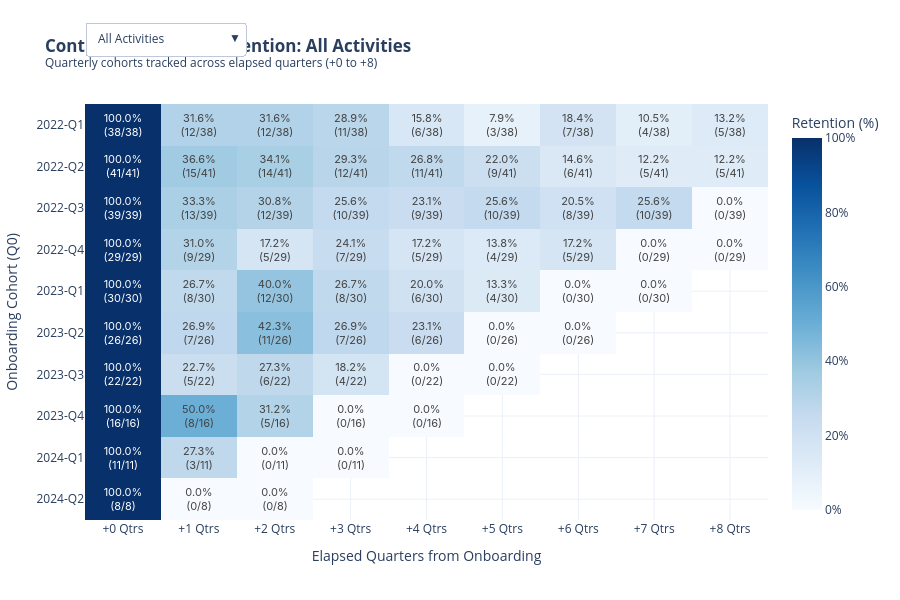

This figure's notebook cell:
### Markdown cell above
### Visualization 1: Cohort Activity Retention Heatmap (Triangle Matrix)

* **X-axis**: Elapsed Quarters from Onboarding ($+0$ to $+8$ quarters).
* **Y-axis**: Onboarding Cohort Quarter ($Q_0$).
* **Cell Values**: Retention rate (%) with active / total contributor annotations.
* **Interactive Dropdown**: Allows filtering between **All Activities**, **Code & Pull Requests**, **Code Reviews**, and **Issues & Triaging**.

### Code cell
fig_heatmap = go.Figure()

categories_data = [
    ("All Activities", z_all, text_all, True),
    ("Code & Pull Requests", z_code, text_code, False),
    ("Code Reviews", z_review, text_review, False),
    ("Issues & Triaging", z_issues, text_issues, False),
]

for name, z_mat, text_mat, vis in categories_data:
    fig_heatmap.add_trace(go.Heatmap(
        z=z_mat,
        x=col_names,
        y=cohort_list,
        text=text_mat,
        texttemplate="%{text}",
        textfont={"size": 11, "family": "Inter, Arial, sans-serif"},
        colorscale="Blues",
        zmin=0,
        zmax=100,
        colorbar=dict(title="Retention (%)", ticksuffix="%"),
        name=name,
        visible=vis,
        hoverongaps=False,
        hovertemplate="<b>Cohort</b>: %{y}<br><b>Elapsed</b>: %{x}<br><b>Retention</b>: %{z:.1f}%<extra></extra>"
    ))

buttons = []
for i, (name, _, _, _) in enumerate(categories_data):
    vis_arr = [False] * len(categories_data)
    vis_arr[i] = True
    buttons.append(dict(
        label=name,
        method="update",
        args=[
            {"visible": vis_arr},
            {"title": f"<b>Contributor Cohort Retention: {name}</b><br><sup>Quarterly cohorts tracked across elapsed quarters (+0 to +8)</sup>"}
        ]
    ))

fig_heatmap.update_layout(
    title="<b>Contributor Cohort Retention: All Activities</b><br><sup>Quarterly cohorts tracked across elapsed quarters (+0 to +8)</sup>",
    xaxis=dict(title="Elapsed Quarters from Onboarding", side="bottom"),
    yaxis=dict(title="Onboarding Cohort (Q0)", autorange="reversed"),
    updatemenus=[dict(
        active=0,
        buttons=buttons,
        direction="down",
        pad={"r": 10, "t": 10},
        showactive=True,
        x=0.0,
        xanchor="left",
        y=1.22,
        yanchor="top"
    )],
    height=600,
    width=900,
    template="plotly_white"
)

fig_heatmap.show()

### Figure 1 — Plotly figure (JSON) as saved in the notebook; plotly's stock layout.template omitted (floating-point values rounded to 4 significant figures)
{"data": [{"colorbar": {"ticksuffix": "%", "title": {"text": "Retention (%)"}}, "colorscale": [[0.0, "rgb(247,251,255)"], [0.125, "rgb(222,235,247)"], [0.25, "rgb(198,219,239)"], [0.375, "rgb(158,202,225)"], [0.5, "rgb(107,174,214)"], [0.625, "rgb(66,146,198)"], [0.75, "rgb(33,113,181)"], [0.875, "rgb(8,81,156)"], [1.0, "rgb(8,48,107)"]], "hoverongaps": false, "hovertemplate": "<b>Cohort</b>: %{y}<br><b>Elapsed</b>: %{x}<br><b>Retention</b>: %{z:.1f}%<extra></extra>", "name": "All Activities", "text": [["100.0%<br>(38/38)", "31.6%<br>(12/38)", "31.6%<br>(12/38)", "28.9%<br>(11/38)", "15.8%<br>(6/38)", "7.9%<br>(3/38)", "18.4%<br>(7/38)", "10.5%<br>(4/38)", "13.2%<br>(5/38)"], ["100.0%<br>(41/41)", "36.6%<br>(15/41)", "34.1%<br>(14/41)", "29.3%<br>(12/41)", "26.8%<br>(11/41)", "22.0%<br>(9/41)", "14.6%<br>(6/41)", "12.2%<br>(5/41)", "12.2%<br>(5/41)"], ["100.0%<br>(39/39)", "33.3%<br>(13/39)", "30.8%<br>(12/39)", "25.6%<br>(10/39)", "23.1%<br>(9/39)", "25.6%<br>(10/39)", "20.5%<br>(8/39)", "25.6%<br>(10/39)", "0.0%<br>(0/39)"], ["100.0%<br>(29/29)", "31.0%<br>(9/29)", "17.2%<br>(5/29)", "24.1%<br>(7/29)", "17.2%<br>(5/29)", "13.8%<br>(4/29)", "17.2%<br>(5/29)", "0.0%<br>(0/29)", "0.0%<br>(0/29)"], ["100.0%<br>(30/30)", "26.7%<br>(8/30)", "40.0%<br>(12/30)", "26.7%<br>(8/30)", "20.0%<br>(6/30)", "13.3%<br>(4/30)", "0.0%<br>(0/30)", "0.0%<br>(0/30)", ""], ["100.0%<br>(26/26)", "26.9%<br>(7/26)", "42.3%<br>(11/26)", "26.9%<br>(7/26)", "23.1%<br>(6/26)", "0.0%<br>(0/26)", "0.0%<br>(0/26)", "", ""], ["100.0%<br>(22/22)", "22.7%<br>(5/22)", "27.3%<br>(6/22)", "18.2%<br>(4/22)", "0.0%<br>(0/22)", "0.0%<br>(0/22)", "", "", ""], ["100.0%<br>(16/16)", "50.0%<br>(8/16)", "31.2%<br>(5/16)", "0.0%<br>(0/16)", "0.0%<br>(0/16)", "", "", "", ""], ["100.0%<br>(11/11)", "27.3%<br>(3/11)", "0.0%<br>(0/11)", "0.0%<br>(0/11)", "", "", "", "", ""], ["100.0%<br>(8/8)", "0.0%<br>(0/8)", "0.0%<br>(0/8)", "", "", "", "", "", ""]], "textfont": {"family": "Inter, Arial, sans-serif", "size": 11}, "texttemplate": "%{text}", "type": "heatmap", "visible": true, "x": ["+0 Qtrs", "+1 Qtrs", "+2 Qtrs", "+3 Qtrs", "+4 Qtrs", "+5 Qtrs", "+6 Qtrs", "+7 Qtrs", "+8 Qtrs"], "y": ["2022-Q1", "2022-Q2", "2022-Q3", "2022-Q4", "2023-Q1", "2023-Q2", "2023-Q3", "2023-Q4", "2024-Q1", "2024-Q2"], "z": [[100.0, 31.58, 31.58, 28.95, 15.79, 7.895, 18.42, 10.53, 13.16], [100.0, 36.59, 34.15, 29.27, 26.83, 21.95, 14.63, 12.2, 12.2], [100.0, 33.33, 30.77, 25.64, 23.08, 25.64, 20.51, 25.64, 0.0], [100.0, 31.03, 17.24, 24.14, 17.24, 13.79, 17.24, 0.0, 0.0], [100.0, 26.67, 40.0, 26.67, 20.0, 13.33, 0.0, 0.0, NaN], [100.0, 26.92, 42.31, 26.92, 23.08, 0.0, 0.0, NaN, NaN], [100.0, 22.73, 27.27, 18.18, 0.0, 0.0, NaN, NaN, NaN], [100.0, 50.0, 31.25, 0.0, 0.0, NaN, NaN, NaN, NaN], [100.0, 27.27, 0.0, 0.0, NaN, NaN, NaN, NaN, NaN], [100.0, 0.0, 0.0, NaN, NaN, NaN, NaN, NaN, NaN]], "zmax": 100, "zmin": 0}, {"colorbar": {"ticksuffix": "%", "title": {"text": "Retention (%)"}}, "colorscale": [[0.0, "rgb(247,251,255)"], [0.125, "rgb(222,235,247)"], [0.25, "rgb(198,219,239)"], [0.375, "rgb(158,202,225)"], [0.5, "rgb(107,174,214)"], [0.625, "rgb(66,146,198)"], [0.75, "rgb(33,113,181)"], [0.875, "rgb(8,81,156)"], [1.0, "rgb(8,48,107)"]], "hoverongaps": false, "hovertemplate": "<b>Cohort</b>: %{y}<br><b>Elapsed</b>: %{x}<br><b>Retention</b>: %{z:.1f}%<extra></extra>", "name": "Code & Pull Requests", "text": [["78.9%<br>(30/38)", "31.6%<br>(12/38)", "26.3%<br>(10/38)", "23.7%<br>(9/38)", "10.5%<br>(4/38)", "7.9%<br>(3/38)", "10.5%<br>(4/38)", "7.9%<br>(3/38)", "7.9%<br>(3/38)"], ["85.4%<br>(35/41)", "34.1%<br>(14/41)", "31.7%<br>(13/41)", "26.8%<br>(11/41)", "26.8%<br>(11/41)", "22.0%<br>(9/41)", "12.2%<br>(5/41)", "12.2%<br>(5/41)", "7.3%<br>(3/41)"], ["69.2%<br>(27/39)", "28.2%<br>(11/39)", "28.2%<br>(11/39)", "25.6%<br>(10/39)", "20.5%<br>(8/39)", "20.5%<br>(8/39)", "20.5%<br>(8/39)", "25.6%<br>(10/39)", "0.0%<br>(0/39)"], ["79.3%<br>(23/29)", "24.1%<br>(7/29)", "17.2%<br>(5/29)", "24.1%<br>(7/29)", "13.8%<br>(4/29)", "13.8%<br>(4/29)", "10.3%<br>(3/29)", "0.0%<br>(0/29)", "0.0%<br>(0/29)"], ["80.0%<br>(24/30)", "23.3%<br>(7/30)", "36.7%<br>(11/30)", "23.3%<br>(7/30)", "13.3%<br>(4/30)", "13.3%<br>(4/30)", "0.0%<br>(0/30)", "0.0%<br>(0/30)", ""], ["73.1%<br>(19/26)", "26.9%<br>(7/26)", "38.5%<br>(10/26)", "26.9%<br>(7/26)", "19.2%<br>(5/26)", "0.0%<br>(0/26)", "0.0%<br>(0/26)", "", ""], ["72.7%<br>(16/22)", "22.7%<br>(5/22)", "27.3%<br>(6/22)", "13.6%<br>(3/22)", "0.0%<br>(0/22)", "0.0%<br>(0/22)", "", "", ""], ["68.8%<br>(11/16)", "43.8%<br>(7/16)", "25.0%<br>(4/16)", "0.0%<br>(0/16)", "0.0%<br>(0/16)", "", "", "", ""], ["45.5%<br>(5/11)", "27.3%<br>(3/11)", "0.0%<br>(0/11)", "0.0%<br>(0/11)", "", "", "", "", ""], ["75.0%<br>(6/8)", "0.0%<br>(0/8)", "0.0%<br>(0/8)", "", "", "", "", "", ""]], "textfont": {"family": "Inter, Arial, sans-serif", "size": 11}, "texttemplate": "%{text}", "type": "heatmap", "visible": false, "x": ["+0 Qtrs", "+1 Qtrs", "+2 Qtrs", "+3 Qtrs", "+4 Qtrs", "+5 Qtrs", "+6 Qtrs", "+7 Qtrs", "+8 Qtrs"], "y": ["2022-Q1", "2022-Q2", "2022-Q3", "2022-Q4", "2023-Q1", "2023-Q2", "2023-Q3", "2023-Q4", "2024-Q1", "2024-Q2"], "z": [[78.95, 31.58, 26.32, 23.68, 10.53, 7.895, 10.53, 7.895, 7.895], [85.37, 34.15, 31.71, 26.83, 26.83, 21.95, 12.2, 12.2, 7.317], [69.23, 28.21, 28.21, 25.64, 20.51, 20.51, 20.51, 25.64, 0.0], [79.31, 24.14, 17.24, 24.14, 13.79, 13.79, 10.34, 0.0, 0.0], [80.0, 23.33, 36.67, 23.33, 13.33, 13.33, 0.0, 0.0, NaN], [73.08, 26.92, 38.46, 26.92, 19.23, 0.0, 0.0, NaN, NaN], [72.73, 22.73, 27.27, 13.64, 0.0, 0.0, NaN, NaN, NaN], [68.75, 43.75, 25.0, 0.0, 0.0, NaN, NaN, NaN, NaN], [45.45, 27.27, 0.0, 0.0, NaN, NaN, NaN, NaN, NaN], [75.0, 0.0, 0.0, NaN, NaN, NaN, NaN, NaN, NaN]], "zmax": 100, "zmin": 0}, {"colorbar": {"ticksuffix": "%", "title": {"text": "Retention (%)"}}, "colorscale": [[0.0, "rgb(247,251,255)"], [0.125, "rgb(222,235,247)"], [0.25, "rgb(198,219,239)"], [0.375, "rgb(158,202,225)"], [0.5, "rgb(107,174,214)"], [0.625, "rgb(66,146,198)"], [0.75, "rgb(33,113,181)"], [0.875, "rgb(8,81,156)"], [1.0, "rgb(8,48,107)"]], "hoverongaps": false, "hovertemplate": "<b>Cohort</b>: %{y}<br><b>Elapsed</b>: %{x}<br><b>Retention</b>: %{z:.1f}%<extra></extra>", "name": "Code Reviews", "text": [["39.5%<br>(15/38)", "23.7%<br>(9/38)", "23.7%<br>(9/38)", "21.1%<br>(8/38)", "10.5%<br>(4/38)", "5.3%<br>(2/38)", "10.5%<br>(4/38)", "7.9%<br>(3/38)", "5.3%<br>(2/38)"], ["53.7%<br>(22/41)", "34.1%<br>(14/41)", "29.3%<br>(12/41)", "22.0%<br>(9/41)", "19.5%<br>(8/41)", "17.1%<br>(7/41)", "12.2%<br>(5/41)", "12.2%<br>(5/41)", "9.8%<br>(4/41)"], ["48.7%<br>(19/39)", "28.2%<br>(11/39)", "28.2%<br>(11/39)", "20.5%<br>(8/39)", "17.9%<br>(7/39)", "17.9%<br>(7/39)", "17.9%<br>(7/39)", "23.1%<br>(9/39)", "0.0%<br>(0/39)"], ["41.4%<br>(12/29)", "24.1%<br>(7/29)", "13.8%<br>(4/29)", "24.1%<br>(7/29)", "10.3%<br>(3/29)", "13.8%<br>(4/29)", "13.8%<br>(4/29)", "0.0%<br>(0/29)", "0.0%<br>(0/29)"], ["53.3%<br>(16/30)", "20.0%<br>(6/30)", "20.0%<br>(6/30)", "16.7%<br>(5/30)", "13.3%<br>(4/30)", "13.3%<br>(4/30)", "0.0%<br>(0/30)", "0.0%<br>(0/30)", ""], ["61.5%<br>(16/26)", "23.1%<br>(6/26)", "26.9%<br>(7/26)", "26.9%<br>(7/26)", "23.1%<br>(6/26)", "0.0%<br>(0/26)", "0.0%<br>(0/26)", "", ""], ["40.9%<br>(9/22)", "22.7%<br>(5/22)", "27.3%<br>(6/22)", "9.1%<br>(2/22)", "0.0%<br>(0/22)", "0.0%<br>(0/22)", "", "", ""], ["62.5%<br>(10/16)", "43.8%<br>(7/16)", "18.8%<br>(3/16)", "0.0%<br>(0/16)", "0.0%<br>(0/16)", "", "", "", ""], ["27.3%<br>(3/11)", "27.3%<br>(3/11)", "0.0%<br>(0/11)", "0.0%<br>(0/11)", "", "", "", "", ""], ["37.5%<br>(3/8)", "0.0%<br>(0/8)", "0.0%<br>(0/8)", "", "", "", "", "", ""]], "textfont": {"family": "Inter, Arial, sans-serif", "size": 11}, "texttemplate": "%{text}", "type": "heatmap", "visible": false, "x": ["+0 Qtrs", "+1 Qtrs", "+2 Qtrs", "+3 Qtrs", "+4 Qtrs", "+5 Qtrs", "+6 Qtrs", "+7 Qtrs", "+8 Qtrs"], "y": ["2022-Q1", "2022-Q2", "2022-Q3", "2022-Q4", "2023-Q1", "2023-Q2", "2023-Q3", "2023-Q4", "2024-Q1", "2024-Q2"], "z": [[39.47, 23.68, 23.68, 21.05, 10.53, 5.263, 10.53, 7.895, 5.263], [53.66, 34.15, 29.27, 21.95, 19.51, 17.07, 12.2, 12.2, 9.756], [48.72, 28.21, 28.21, 20.51, 17.95, 17.95, 17.95, 23.08, 0.0], [41.38, 24.14, 13.79, 24.14, 10.34, 13.79, 13.79, 0.0, 0.0], [53.33, 20.0, 20.0, 16.67, 13.33, 13.33, 0.0, 0.0, NaN], [61.54, 23.08, 26.92, 26.92, 23.08, 0.0, 0.0, NaN, NaN], [40.91, 22.73, 27.27, 9.091, 0.0, 0.0, NaN, NaN, NaN], [62.5, 43.75, 18.75, 0.0, 0.0, NaN, NaN, NaN, NaN], [27.27, 27.27, 0.0, 0.0, NaN, NaN, NaN, NaN, NaN], [37.5, 0.0, 0.0, NaN, NaN, NaN, NaN, NaN, NaN]], "zmax": 100, "zmin": 0}, {"colorbar": {"ticksuffix": "%", "title": {"text": "Retention (%)"}}, "colorscale": [[0.0, "rgb(247,251,255)"], [0.125, "rgb(222,235,247)"], [0.25, "rgb(198,219,239)"], [0.375, "rgb(158,202,225)"], [0.5, "rgb(107,174,214)"], [0.625, "rgb(66,146,198)"], [0.75, "rgb(33,113,181)"], [0.875, "rgb(8,81,156)"], [1.0, "rgb(8,48,107)"]], "hoverongaps": false, "hovertemplate": "<b>Cohort</b>: %{y}<br><b>Elapsed</b>: %{x}<br><b>Retention</b>: %{z:.1f}%<extra></extra>", "name": "Issues & Triaging", "text": [["71.1%<br>(27/38)", "28.9%<br>(11/38)", "28.9%<br>(11/38)", "26.3%<br>(10/38)", "15.8%<br>(6/38)", "5.3%<br>(2/38)", "18.4%<br>(7/38)", "10.5%<br>(4/38)", "13.2%<br>(5/38)"], ["63.4%<br>(26/41)", "31.7%<br>(13/41)", "24.4%<br>(10/41)", "24.4%<br>(10/41)", "19.5%<br>(8/41)", "22.0%<br>(9/41)", "14.6%<br>(6/41)", "12.2%<br>(5/41)", "12.2%<br>(5/41)"], ["69.2%<br>(27/39)", "30.8%<br>(12/39)", "30.8%<br>(12/39)", "20.5%<br>(8/39)", "23.1%<br>(9/39)", "25.6%<br>(10/39)", "17.9%<br>(7/39)", "25.6%<br>(10/39)", "0.0%<br>(0/39)"], ["75.9%<br>(22/29)", "24.1%<br>(7/29)", "17.2%<br>(5/29)", "24.1%<br>(7/29)", "17.2%<br>(5/29)", "13.8%<br>(4/29)", "13.8%<br>(4/29)", "0.0%<br>(0/29)", "0.0%<br>(0/29)"], ["63.3%<br>(19/30)", "23.3%<br>(7/30)", "26.7%<br>(8/30)", "20.0%<br>(6/30)", "20.0%<br>(6/30)", "13.3%<br>(4/30)", "0.0%<br>(0/30)", "0.0%<br>(0/30)", ""], ["50.0%<br>(13/26)", "26.9%<br>(7/26)", "42.3%<br>(11/26)", "26.9%<br>(7/26)", "19.2%<br>(5/26)", "0.0%<br>(0/26)", "0.0%<br>(0/26)", "", ""], ["50.0%<br>(11/22)", "22.7%<br>(5/22)", "22.7%<br>(5/22)", "13.6%<br>(3/22)", "0.0%<br>(0/22)", "0.0%<br>(0/22)", "", "", ""], ["93.8%<br>(15/16)", "50.0%<br>(8/16)", "31.2%<br>(5/16)", "0.0%<br>(0/16)", "0.0%<br>(0/16)", "", "", "", ""], ["63.6%<br>(7/11)", "27.3%<br>(3/11)", "0.0%<br>(0/11)", "0.0%<br>(0/11)", "", "", "", "", ""], ["62.5%<br>(5/8)", "0.0%<br>(0/8)", "0.0%<br>(0/8)", "", "", "", "", "", ""]], "textfont": {"family": "Inter, Arial, sans-serif", "size": 11}, "texttemplate": "%{text}", "type": "heatmap", "visible": false, "x": ["+0 Qtrs", "+1 Qtrs", "+2 Qtrs", "+3 Qtrs", "+4 Qtrs", "+5 Qtrs", "+6 Qtrs", "+7 Qtrs", "+8 Qtrs"], "y": ["2022-Q1", "2022-Q2", "2022-Q3", "2022-Q4", "2023-Q1", "2023-Q2", "2023-Q3", "2023-Q4", "2024-Q1", "2024-Q2"], "z": [[71.05, 28.95, 28.95, 26.32, 15.79, 5.263, 18.42, 10.53, 13.16], [63.41, 31.71, 24.39, 24.39, 19.51, 21.95, 14.63, 12.2, 12.2], [69.23, 30.77, 30.77, 20.51, 23.08, 25.64, 17.95, 25.64, 0.0], [75.86, 24.14, 17.24, 24.14, 17.24, 13.79, 13.79, 0.0, 0.0], [63.33, 23.33, 26.67, 20.0, 20.0, 13.33, 0.0, 0.0, NaN], [50.0, 26.92, 42.31, 26.92, 19.23, 0.0, 0.0, NaN, NaN], [50.0, 22.73, 22.73, 13.64, 0.0, 0.0, NaN, NaN, NaN], [93.75, 50.0, 31.25, 0.0, 0.0, NaN, NaN, NaN, NaN], [63.64, 27.27, 0.0, 0.0, NaN, NaN, NaN, NaN, NaN], [62.5, 0.0, 0.0, NaN, NaN, NaN, NaN, NaN, NaN]], "zmax": 100, "zmin": 0}], "layout": {"height": 600, "title": {"text": "<b>Contributor Cohort Retention: All Activities</b><br><sup>Quarterly cohorts tracked across elapsed quarters (+0 to +8)</sup>"}, "updatemenus": [{"active": 0, "buttons": [{"args": [{"visible": [true, false, false, false]}, {"title": "<b>Contributor Cohort Retention: All Activities</b><br><sup>Quarterly cohorts tracked across elapsed quarters (+0 to +8)</sup>"}], "label": "All Activities", "method": "update"}, {"args": [{"visible": [false, true, false, false]}, {"title": "<b>Contributor Cohort Retention: Code & Pull Requests</b><br><sup>Quarterly cohorts tracked across elapsed quarters (+0 to +8)</sup>"}], "label": "Code & Pull Requests", "method": "update"}, {"args": [{"visible": [false, false, true, false]}, {"title": "<b>Contributor Cohort Retention: Code Reviews</b><br><sup>Quarterly cohorts tracked across elapsed quarters (+0 to +8)</sup>"}], "label": "Code Reviews", "method": "update"}, {"args": [{"visible": [false, false, false, true]}, {"title": "<b>Contributor Cohort Retention: Issues & Triaging</b><br><sup>Quarterly cohorts tracked across elapsed quarters (+0 to +8)</sup>"}], "label": "Issues & Triaging", "method": "update"}], "direction": "down", "pad": {"r": 10, "t": 10}, "showactive": true, "x": 0.0, "xanchor": "left", "y": 1.22, "yanchor": "top"}], "width": 900, "xaxis": {"side": "bottom", "title": {"text": "Elapsed Quarters from Onboarding"}}, "yaxis": {"autorange": "reversed", "title": {"text": "Onboarding Cohort (Q0)"}}}}
